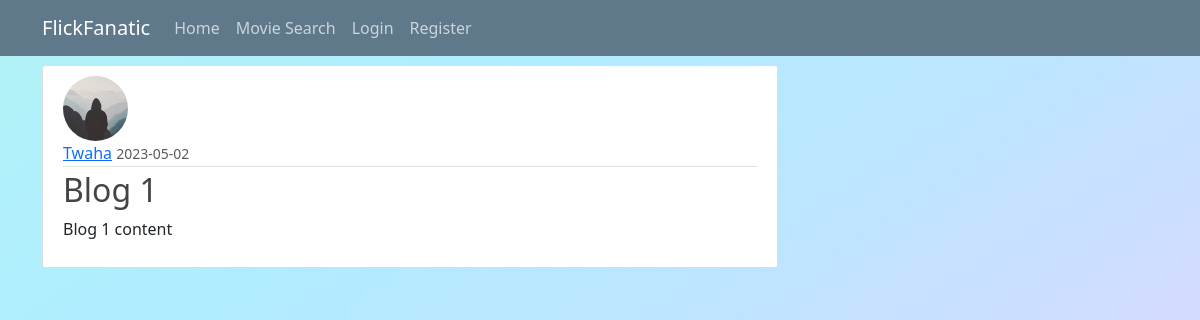
/post/1, run on the app's committed database.
### flickfanatic/models.py (models this page shows, shortened)
class User(db.Model, UserMixin):
    id = db.Column(db.Integer, primary_key=True)
    username = db.Column(db.String(20), unique=True, nullable=False)
    email = db.Column(db.String(120), unique=True, nullable=False)
    image_file = db.Column(db.String(20), nullable=False, default='default.jpg')
    password = db.Column(db.String(60), nullable=False)
    posts = db.relationship('Post', backref='author', lazy=True)

class Post(db.Model):
    id = db.Column(db.Integer, primary_key=True)
    title = db.Column(db.String(100), nullable=False)
    date_posted = db.Column(db.DateTime, nullable=False, default=datetime.utcnow)
    content = db.Column(db.Text, nullable=False)
    user_id = db.Column(db.Integer, db.ForeignKey('user.id'), nullable=False)

### flickfanatic/routes.py (the view)
@app.route("/post/<int:post_id>")
def post(post_id):
    post = Post.query.get_or_404(post_id)
    return render_template('post.html', title=post.title, post=post)

### flickfanatic/templates/post.html (shortened to what this page needs)
{% extends "base.html" %}
{% block content %}
  <article class="media content-section">
    <img class="rounded-circle article-img" src="{{ url_for('static', filename='profile_pics/' + post.author.image_file) }}">
    <div class="media-body">
      <div class="article-metadata">
        <a class="mr-2" href="#">{{ post.author.username }}</a>
        <small class="text-muted">{{ post.date_posted.strftime('%Y-%m-%d') }}</small>
      </div>
      <h2 class="article-title">{{ post.title }}</h2>
      <p class="article-content">{{ post.content }}</p>
    </div>
  </article>
{% endblock content %}

### flickfanatic/static/styles/style.css (style rules this page uses)
html { height: 100%; }
body { background-image: linear-gradient(to left top, #f7ccf9, #dad8ff, #bfe4ff, #afedff, #b2f3f6); margin-top: 5rem; padding-top: 65px; height: 100%; margin: 0; background-repeat: no-repeat; background-attachment: fixed; }
h1,h2,h3,h4,h5,h6 { color: #444444; }
.content-section { background: #ffffff; padding: 10px 20px; border: 1px solid #dddddd; border-radius: 3px; margin-bottom: 20px; }
.article-title { color: #444444; text-decoration: none; }
.article-content { white-space: pre-line; }
.article-img { height: 65px; width: 65px; margin-right: 16px; }
.article-metadata { padding-bottom: 1px; margin-bottom: 4px; border-bottom: 1px solid #e3e3e3; }

### data on the page
User: image_file (placeholder picture), author.username "Twaha"
Post: date_posted "2023-05-02", title "Blog 1", content "Blog 1 content"
